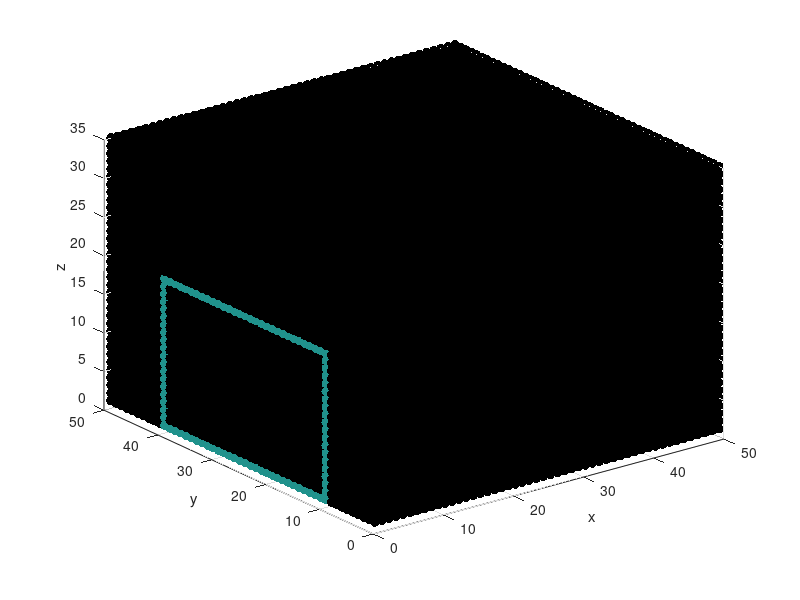

MATLAB code to generate this figure: (Note: this script raises an error after producing the figure.)
%% Initialize an occupancy grid matrix in 3D
clear all
close all

% Define the xyz limits of the occGrid
x_range = 50;
y_range = 50;
z_range = 35;
[Y X Z] = meshgrid(1:y_range, 1:x_range, 1:z_range);

% Let's start with a rectangular hallway for simplicity
omap = 0.5*ones(x_range, y_range, z_range);
omap(1:40, 10:40, 1) = 1;
omap(1:40, 10:40, 20) = 1;
omap(1:40, 10, 1:20) = 1;
omap(1:40, 40, 1:20) = 1;
omap(1:40, 11:39, 2:19) = 0;
omap_data = omap;
omap_data(omap_data <= 0.6) = NaN;

scatter3(X(:), Y(:), Z(:), 50, omap_data(:), 'filled');
xlabel('x');
ylabel('y');
zlabel('z');

%% Find the frontier
frontier = zeros(x_range, y_range, z_range);
frontier(41, 11:39, 2:19) = 1;
frontier_data = frontier;
frontier_data(frontier_data == 0) = NaN;
hold on
% scatter3(X(:), Y(:), Z(:), 50, 2*frontier_data(:), 'filled');

%% Cluster the frontier
frontier_clustered = greedycluster(frontier, 4);
frontier_data = frontier_clustered + 1;
frontier_data(frontier_data == 1) = NaN;
scatter3(X(:), Y(:), Z(:), 100, frontier_data(:), 'filled');
colormap 'hsv'
hold off

%% Find poses to view each cluster
% Arrange the frontier_clustered matrix into an array of primitive
% structures
figure
scatter3(X(:), Y(:), Z(:), 50, omap_data(:), 'filled');
hold on
xlabel('x');
ylabel('y');
zlabel('z');
for num_clust=1:max(frontier_clustered(:))
    % Find all of the current cluster indices
    indices = find(frontier_clustered == num_clust);
    [x, y, z] = ind2sub(size(frontier_clustered), indices);
    centroid = mean([x,y,z], 1);
    primitives(num_clust).centroid = centroid;
    primitives(num_clust).id = num_clust;
    primitives(num_clust).members = [x, y, z];
    scatter3(centroid(1), centroid(2), centroid(3), 100, num_clust, 'filled');
end

sensor.r_min = 5;
sensor.r_max = 15;
sensor.width = pi/2; %(45 degrees);
sensor.elevation = pi/3; %(30 degrees);

poses = findPoses(primitives, omap, sensor, 1);

